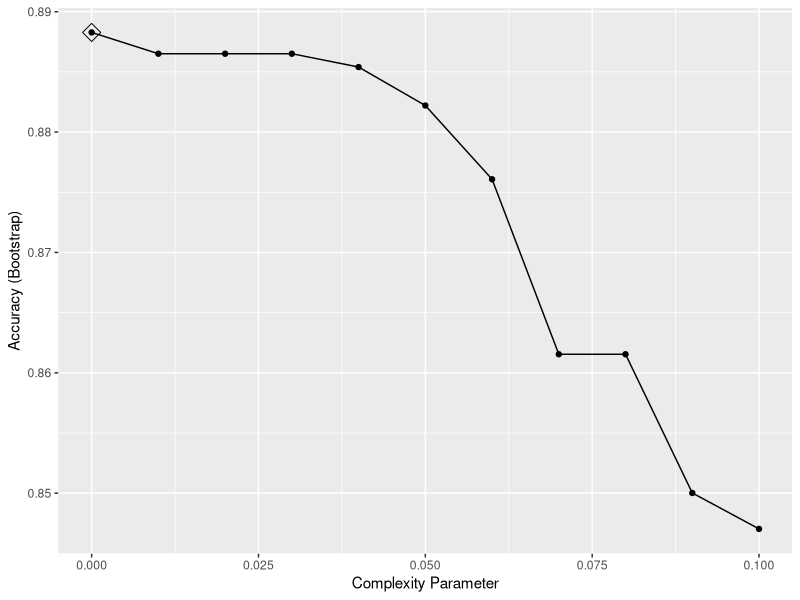

Recreate this plot in R. (Note: this script raises an error after producing the figure.)
library(tidyverse)
library(dslabs)
library(caret)
library(rpart)

#Q1
data(tissue_gene_expression)
y <- tissue_gene_expression$y
x <- tissue_gene_expression$x

modelLookup("rpart")
set.seed(1991, sample.kind="Rounding")

fit_rpart <- train(x, y, method = "rpart", tuneGrid = data.frame(cp = seq(0, 0.1, 0.01)))

ggplot(fit_rpart, highlight = TRUE)

fit_rpart$bestTune
confusionMatrix(predict(fit_rpart, tissue_gene_expression$x, type = "raw"),
                tissue_gene_expression$y)$overall["Accuracy"]

fit$bestTune
fit$results$Accuracy[as.numeric(rownames(fit$bestTune)[1])]

#Harvards solution:
fit <- with(tissue_gene_expression, 
        train(x, y, method = "rpart",
        tuneGrid = data.frame(cp = seq(0, 0.1, 0.01))))

ggplot(fit)


confusionMatrix(predict(fit, tissue_gene_expression$x, type = "raw"),
                tissue_gene_expression$y)$overall["Accuracy"]

#Q2


set.seed(1991, sample.kind="Rounding")

fit_rpart <- train(x, y, method = "rpart", control = rpart.control(minsplit = 0), tuneGrid = data.frame(cp = seq(0, 0.1, 0.01)))
ggplot(fit_rpart, highlight = TRUE)

fit_rpart$bestTune
confusionMatrix(predict(fit_rpart, tissue_gene_expression$x, type = "raw"),
                tissue_gene_expression$y)$overall["Accuracy"]

set.seed(1991, sample.kind="Rounding")
fit <- with(tissue_gene_expression, 
            train(x, y, method = "rpart", control = rpart.control(minsplit = 0),
                  tuneGrid = data.frame(cp = seq(0, 0.1, 0.01))))

ggplot(fit)
ggplot(fit, highlight = TRUE)

fit_rpart$bestTune
confusionMatrix(predict(fit_rpart, x, y, type = "raw"))$overall["Accuracy"]



#Correct answer from HarvardX:
set.seed(1991, sample.kind = "Rounding")
fit_rpart <- with(tissue_gene_expression, 
                  train(x, y, method = "rpart",
                        tuneGrid = data.frame(cp = seq(0, 0.10, 0.01)),
                        control = rpart.control(minsplit = 0)))
ggplot(fit_rpart)
confusionMatrix(fit_rpart)


#Q3
plot(fit_rpart$finalModel)
text(fit_rpart$finalModel)


#Q4
modelLookup("rf")
set.seed(1991, sample.kind = "Rounding")
fit <- with(tissue_gene_expression, 
          train(x, y, method = "rf",
          tuneGrid = data.frame(mtry = seq(50, 200, 25)),
          nodesize = 1))

fit$bestTune
ggplot(fit)

#Q5
imp <- varImp(fit)
imp


#Q6
tree_terms <- as.character(unique(fit_rpart$finalModel$frame$var[!(fit_rpart$finalModel$frame$var == "<leaf>")]))
tree_terms

data_frame(term = rownames(imp$importance), 
           importance = imp$importance$Overall) %>%
  mutate(rank = rank(-importance)) %>% arrange(desc(importance)) %>%
  filter(term %in% tree_terms)
